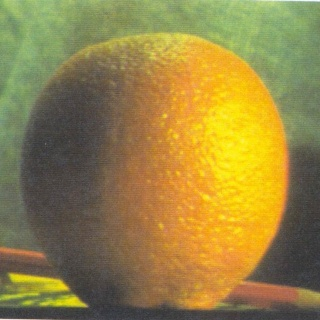
#> input picture test/images/orange.jpg, 320 x 320 px, found by its file name
$ python '使用掩膜的直方图.py'
#> lines starting #> are read from the running program, lines starting #| are printed output that depends on the picture
import cv2
import numpy as np
import matplotlib.pyplot as plt
image = cv2.imread(r"G:\test\images\orange.jpg", cv2.IMREAD_GRAYSCALE)
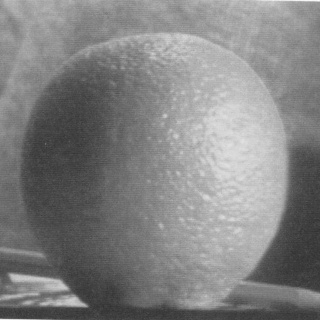
#> image: shape (320, 320); min 48, max 253, mean 130.1
mask = np.zeros(image.shape, np.uint8)  # 构建掩膜
mask[100:200, 100:200] = 255
histMI = cv2.calcHist([image], [0], mask, [256], [0, 255])  # 计算统计直方图
#> histMI = 256 values, max 138 at index 108, min 0 at index 0, mean 39.06
histlmage = cv2.calcHist([image], [0], None, [256], [0, 255])
#> histlmage = 256 values, max 1039 at index 69, min 0 at index 0, mean 400
plt.plot(histlmage)     # 绘制图像
plt.plot(histMI)
plt.show()
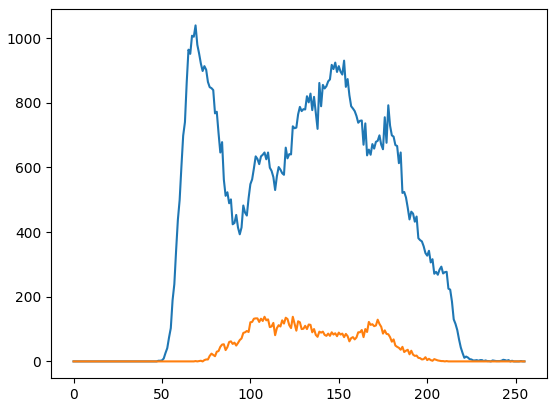
#> figure drawn by matplotlib, 1 panel; curve peaks at x = 69, y = 1039; curve peaks at x = 108, y = 138
